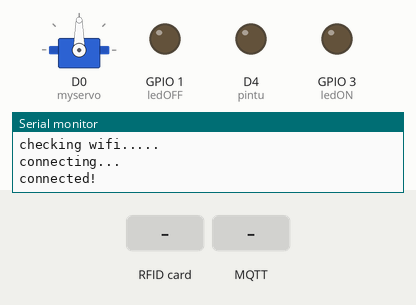
Bench run of a sketch on a simulated ESP8266 (NodeMCU). Parts: servo, output pins drawn as LEDs (lit = HIGH), the last lines printed to the serial monitor. Inputs (shaded band) come from the test bench. WiFi joins after 1.5 s; servers stay silent unless stated; no MQTT or app messages arrive unless stated.

Above: at 3.3 s.
3.4 s: RFID card AA 88 78 89 held to the reader
At 5.6 s:
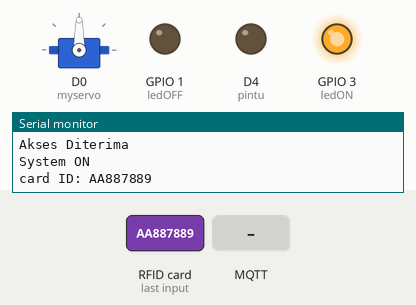
5.9 s: MQTT message "lampuON" arrives on the first subscribed topic
8.1 s: MQTT message "close" arrives on the first subscribed topic
At 9.3 s:
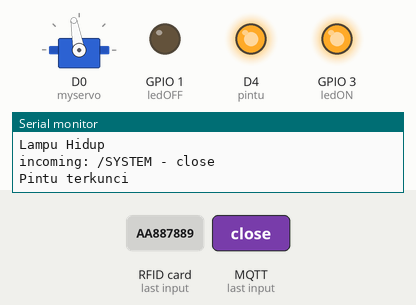
9.6 s: MQTT message "lampuOFF" arrives on the first subscribed topic
At 11.1 s:
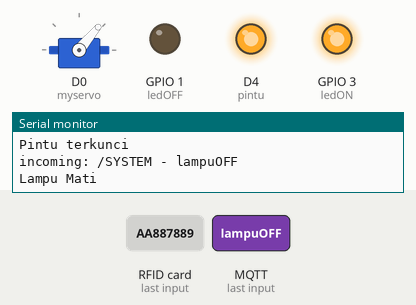
13.3 s: MQTT message "lampuON" arrives on the second subscribed topic
At 13.78 s:
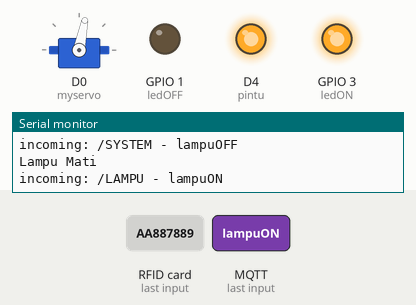
Timing chart, 0 to 15.8 s (numbered marks = the images above; inputs shaded):
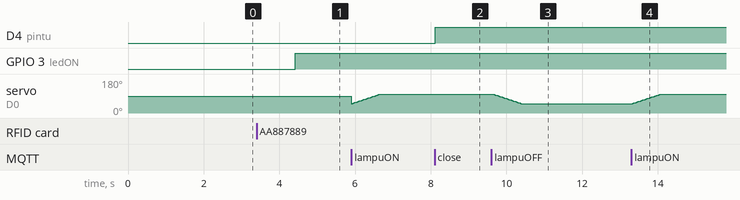

Measured:
- after the input at 3.4 s, GPIO 3 (ledON): LOW → HIGH after 1.0 s
- after the input at 8.1 s, D4 (pintu): LOW → HIGH at once
- after the input at 9.6 s, servo on D0 (myservo): moves from 100° to 50° over 0.73 s, starting at once
- after the input at 13.3 s, servo on D0 (myservo): moves from 50° to 100° over 0.73 s, starting at once

The sketch:

Smart_room.ino
```cpp
#include <ESP8266WiFi.h>
#include <MQTT.h>
#include <SPI.h>
#include <MFRC522.h>   //Library RFID
#include <Servo.h>     //Servo

#define ledON 3
#define ledOFF 1
#define pintu 2

//inisialisasi pin pada RFID
#define RST_PIN D1
#define SS_PIN D2

int pos = 0;
int j=0;
String uidTag = "";

const char ssid[] = "Doni";
const char pass[] = "smartHome";
unsigned long lastMillis = 0;

const char* msgSistemON = "Sistem ON";
const char* msgSistemOFF = "Sistem OFF";
const char* msgLampuON = "Lampu Hidup";
const char* msgLampuOFF = "Lampu Mati";
const char* msgDoorLock = "Pintu terkunci";
const char* msgDoorUnlock = "Pintu terbuka";

MFRC522 mfrc522(SS_PIN, RST_PIN);
MFRC522::MIFARE_Key key;

Servo myservo;

WiFiClient net;
MQTTClient client;

void connect() {
  Serial.print("checking wifi...");
  while (WiFi.status() != WL_CONNECTED) {
    Serial.print(".");
    delay(1000);
  }

  Serial.print("\nconnecting...");
  while (!client.connect("arduino", "smart_room_IoT", "71426ace9dc64a15")) {
    Serial.print(".");
    delay(1000);
  }

  Serial.println("\nconnected!");

  client.subscribe("/SYSTEM");
  client.subscribe("/LAMPU");
  client.subscribe("/PINTU");
}

void messageReceived(String &topic, String &payload) {
  Serial.println("incoming: " + topic + " - " + payload);
  Serial.println();

  if(j==3){j=1;}
  if(j==1){
  //      digitalWrite(ledON, HIGH);
  //      digitalWrite(ledOFF, LOW);
  //      client.publish("SYSTEM",msgSistemON);
  //LAMPU
  if ((String)payload == "lampuON") {
    for (pos = 50; pos <= 100; pos += 1) {
      // in steps of 1 degree
      myservo.write(pos);
      delay(15);
    }
    for (pos = 100; pos <= 50; pos -= 1) {
      myservo.write(pos);
      delay(15);
    }
    Serial.println(msgLampuON);
    client.publish("LAMPU", msgLampuON);
  }else if((String)payload == "lampuOFF") {
    for (pos = 100; pos >= 50; pos -= 1) { // goes from 0 degrees to 180 degrees
    // in steps of 1 degree
    myservo.write(pos);              // tell servo to go to position in variable 'pos'
    delay(15);                       // waits 15ms for the servo to reach the position
    }
    for (pos = 50; pos >= 100; pos += 1) { // goes from 180 degrees to 0 degrees
      myservo.write(pos);              // tell servo to go to position in variable 'pos'
      delay(15);                       // waits 15ms for the servo to reach the position
    }
    Serial.println(msgLampuOFF);
    client.publish("LAMPU", msgLampuOFF);
    }
    //PINTU
    if ((String)payload == "open") {
      digitalWrite(pintu, LOW);
      Serial.println(msgDoorUnlock);
      client.publish("PINTU", msgDoorUnlock);
    }else if((String)payload == "close") {
      digitalWrite(pintu, HIGH);  // Turn the relay off
      Serial.println(msgDoorLock);
      client.publish("PINTU", msgDoorLock);
    }
  }

  if(j==2){
    digitalWrite(ledON, LOW);
    digitalWrite(ledOFF, HIGH);
    client.publish("SYSTEM",msgSistemOFF);
  }
}

void setup() {
  Serial.begin(9600);
  SPI.begin();
  mfrc522.PCD_Init();

  pinMode(ledON, OUTPUT);
  pinMode(ledOFF, OUTPUT);
  pinMode(pintu, OUTPUT);
  myservo.attach(16);

  WiFi.begin(ssid, pass);
  client.begin("broker.shiftr.io", net);
  client.onMessage(messageReceived);

  connect();
}

void loop() {
  client.loop();
  delay(10);  // <- fixes some issues with WiFi stability

  if (!client.connected()) {
    connect();
  }

  // Cek untuk kartu yang baru disisipkan
  if (!mfrc522.PICC_IsNewCardPresent())
    return;

  // Jika nomor tag tidak diperoleh
  if (!mfrc522.PICC_ReadCardSerial())
    return;

  // Peroleh UID pada tag
  uidTag = "";
  for (byte j = 0; j < mfrc522.uid.size; j++) {
    char teks[3];
    sprintf(teks, "%02X", mfrc522.uid.uidByte[j]);
    uidTag += teks;
  }

  // jika tag RFID sesuai dengan yang terdaftar
  if(uidTag.substring(0) == "AA887889"){
    Serial.println("Akses Diterima");
    delay(1000);
    Serial.println("System ON");
    Serial.print("card ID: ");
    Serial.println(uidTag);
    client.publish("SYSTEM",msgSistemON);

    digitalWrite(ledON, HIGH);
    digitalWrite(ledOFF, LOW);
    j++;
  }
  else{
      Serial.println("Akses Ditolak");
//      Serial.println();
//      Serial.println("System OFF");
//      client.publish("SYSTEM",msgSistemOFF);
//      digitalWrite(ledON, LOW);
//      digitalWrite(ledOFF, HIGH);
  }
  mfrc522.PICC_HaltA();
  mfrc522.PCD_StopCrypto1();
}
```
